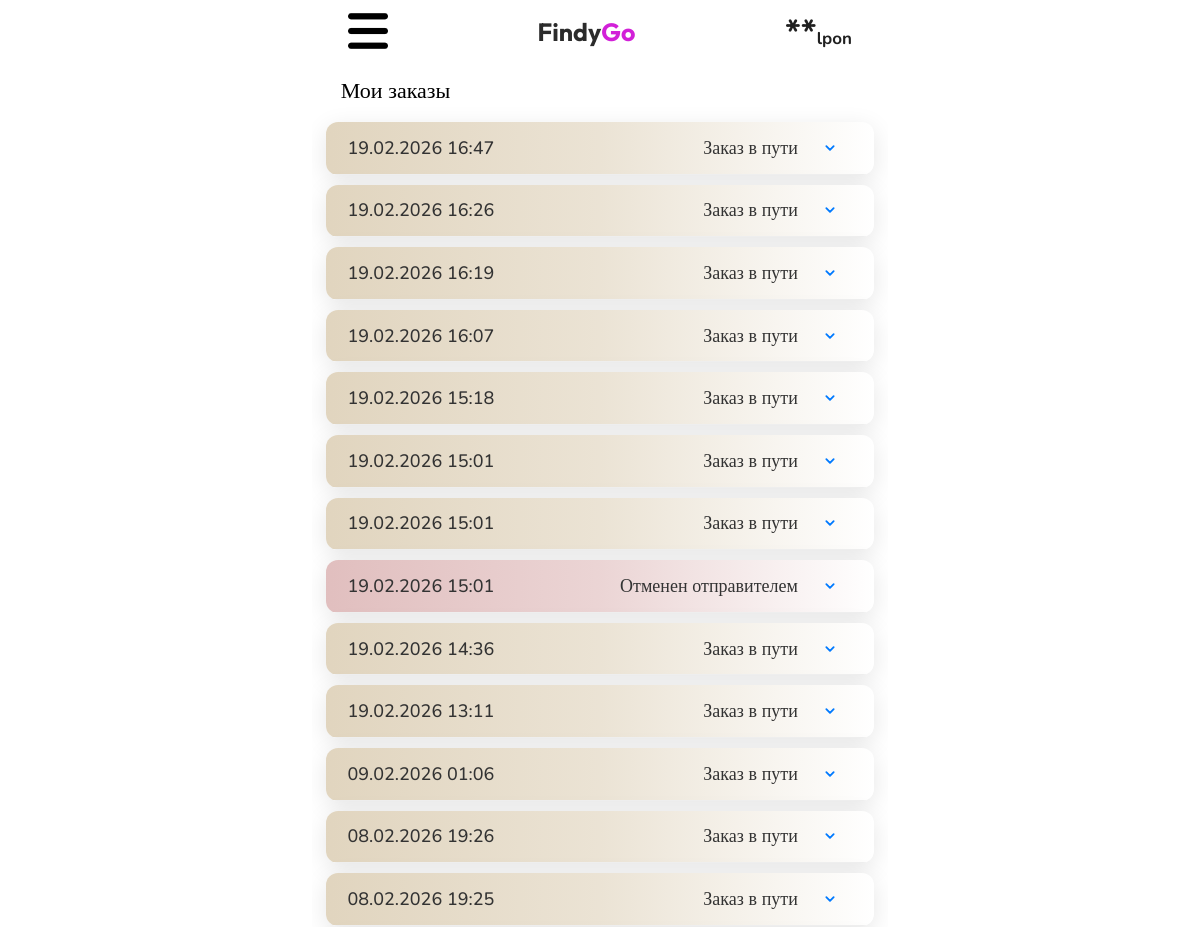
/my-orders/ (signed in, upper part), run on an earlier commit of the app's database.
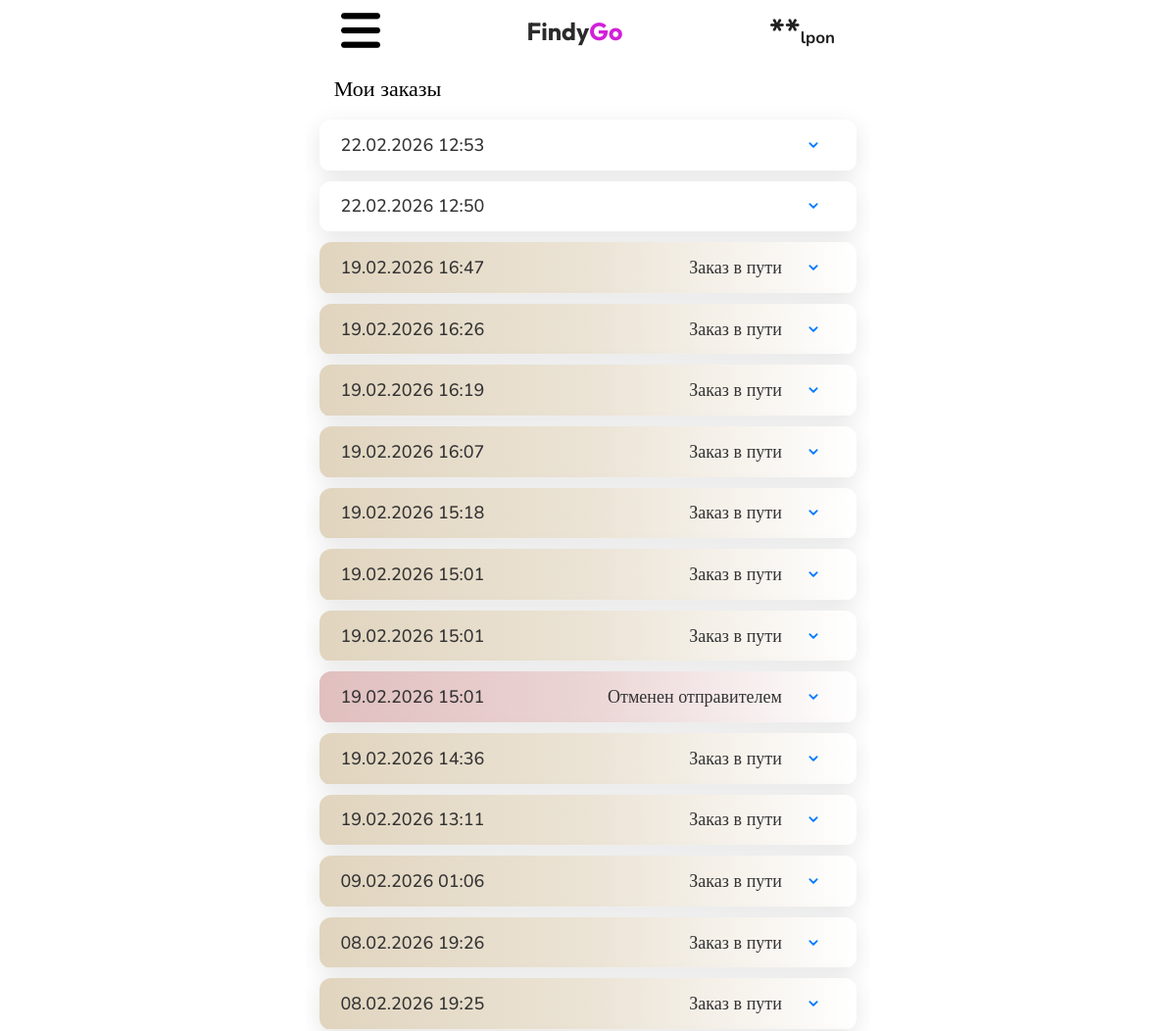
And on a later commit of the database.
### basis/models.py (models this page shows, shortened)
class Order(models.Model):
    ORDER_STATUS_CHOICES = [
        ('in_progress', 'В процессе'),
        ('accept', 'Принято'),
        ('completed', 'Успешно'),
        ('cancelled', 'Отменен'),
    ]
    ORDER_PAYMENT_STATUS = [
        ('Online', 'Онлайн'),
        ('Offline', 'Наличными'),
    ]
    ORDER_DELIVERY_STATUS = [
        ('Delivery', 'Доставка курьером'),
        ('Pickup', 'Самовывоз'),
    ]
    COURIER_STATUS = [
        ('expectation', 'Ожидание'),
        ('called', 'Вызываем курьера'),
        ('pick_up', 'Забирает заказ'),
        ('on_the_way', 'В пути'),
        ('delivered', 'Доставлено'),
        ('canceled', 'Отменено'),
    ]
    DELIVERY_RESULT_CHOICES = [
        ('none', 'Не выбран'),
        ('success', 'Завершен успешно'),
        ('failed', 'Заказ не приехал'),
    ]
    user = models.ForeignKey(settings.AUTH_USER_MODEL, on_delete=models.CASCADE)
    delivery_result = models.CharField(max_length=20, choices=DELIVERY_RESULT_CHOICES, default='none')
    courier_first_name = models.CharField(max_length=15, blank=True)
    courier_last_name = models.CharField(max_length=15, blank=True)
    courier_tel_number = models.CharField(max_length=15, blank=True)
    courier_car = models.CharField(max_length=40, blank=True)
    courier_car_number = models.CharField(max_length=15, blank=True)
    courier_status = models.CharField(max_length=30, choices=COURIER_STATUS, default='expectation')
    order_number = models.CharField(max_length=255, unique=True)
    total_amount = models.DecimalField(max_digits=10, decimal_places=2)
    order_user_name = models.CharField(max_length=100)
    user_name = models.CharField(max_length=255)
    created_at = models.DateTimeField(default=timezone.now)
    order_details = models.TextField()
    status = models.CharField(max_length=20, choices=ORDER_STATUS_CHOICES, default='in_progress')
    order_tel_number = models.CharField(max_length=14)
    order_adsress = models.CharField(max_length=100)
    order_bank_check = models.ImageField(upload_to=order_bank_check_path, blank=True, null=True)
    order_payment_status = models.CharField(max_length=100)
    order_delivery_status = models.CharField(max_length=100)
    order_city = models.CharField(max_length=14, blank=True)

### my_orders/views.py (the view)
# urls.py: path('my-orders/', my_orders, name='my_orders'),
def my_orders(request):
    phone = request.GET.get('phone') or request.user.user_phone_number  # ищем по телефону
    orders = Order.objects.filter(order_tel_number=phone).order_by('-created_at')
    return render(request, 'my_orders/my_orders.html', {'orders': orders})

### templates/my_orders/my_orders.html (shortened to what this page needs)
{% extends 'basis/basis.html' %}
{% load humanize %}
{% block linkcss %}
<link rel="stylesheet" href="/static/css/my_orders.css">
{% endblock %}
{% block main %}
<h2 class="order-title">Мои заказы</h2>
<div class="orders-page">
    {% if orders %}
    {% for order in orders %}
    <div class="order_accordion">
        <div class="order_accordion-item {% if order.delivery_result == 'success' %}order-success{% elif order.delivery_result == 'failed' %}order-failed{% else %}{% if order.status == 'in_progress' %}order-progress{% elif order.status == 'completed' %}order-onway{% elif order.status == 'cancelled' %}order-cancelled{% endif %}{% endif %}" data-order-id="{{ order.id }}">
            <label class="order_accordion-header" for="order{{ forloop.counter }}">
                <h3 class="order_accordion_date">{{ order.created_at|date:"d.m.Y H:i" }}</h3>
                <h3 class="order_accordion_title">
                    {% if order.delivery_result == "success" %}
                    Завершен
                    {% elif order.delivery_result == "failed" %}
                    Заказ не приехал
                    {% else %}
                    {% if order.status == "in_progress" %}
                    В обработке
                    {% elif order.status == "completed" %}
                    Заказ в пути
                    {% elif order.status == "cancelled" %}
                    Отменен отправителем
                    {% endif %}
                    {% endif %}
                </h3>
                <svg class="arrow" viewBox="0 0 24 24">
                    <path d="M8 10l4 4 4-4" stroke="currentColor" stroke-width="2" fill="none" stroke-linecap="round"
                        stroke-linejoin="round" />
                </svg>
            </label>
        </div>
    </div>
    {% endfor %}
    {% else %}
    <p>У вас пока нет заказов.</p>
    {% endif %}
</div>
{% endblock %}

What changed in the data, as far as the page shows it:
added Order: created_at "22.02.2026 12:53", status "accept" (drawn)
added Order: created_at "22.02.2026 12:50", status "accept" (drawn)
